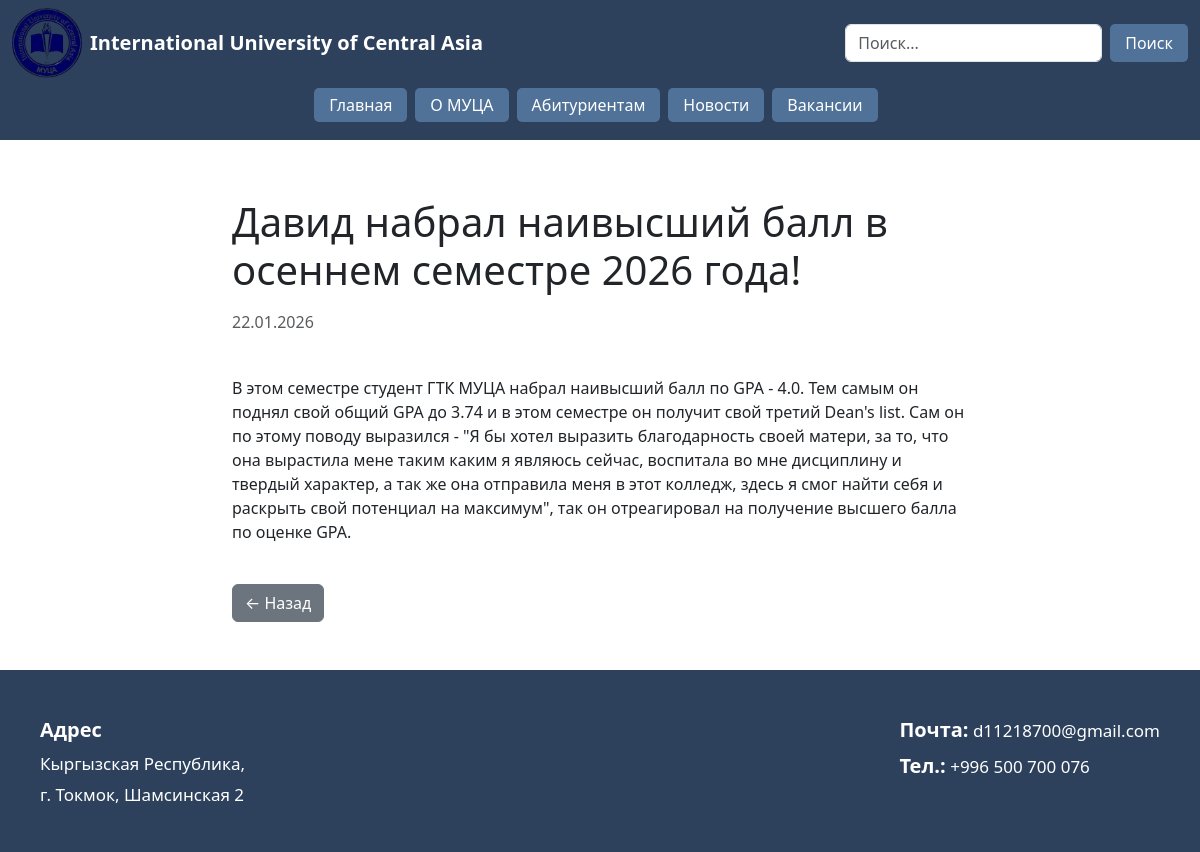
/news/3/?anchor=news-3, run on the app's committed database.
### news/models.py (models this page shows, shortened)
class News(models.Model):
    title = models.CharField("Заголовок", max_length=200)
    text = models.TextField("Текст новости")
    image = models.ImageField("Картинка", upload_to='news/', blank=True, null=True)
    is_active = models.BooleanField("Актуально", default=True)
    created_at = models.DateTimeField("Дата публикации", auto_now_add=True)
    class Meta:
        ordering = ['-created_at']  # новые сверху

### news/views.py (the view)
# urls.py: path('<int:pk>/', news_detail, name='news_detail'),
def news_detail(request, pk):
    news = get_object_or_404(News, pk=pk)
    referer = request.META.get('HTTP_REFERER', '/news/')  # если нет реферера, идем на /news/
    anchor = request.GET.get('anchor')
    if anchor:
        back_url = f"{referer}#{anchor}"
    else:
        back_url = referer
    return render(request, 'news/news_detail.html', {
        'news': news,
        'back_url': back_url
    })

### news/templates/news/news_detail.html (shortened to what this page needs)
{% extends 'main/layout.html' %}
{% load static %}
{% block content %}
<div class="container my-5">
    <div class="row justify-content-center">
        <div class="col-lg-8">
            <h1 class="mb-3">{{ news.title }}</h1>
            <p class="text-muted">{{ news.created_at|date:"d.m.Y" }}</p>
            <div class="news-text">
                {{ news.text|linebreaks }}
            </div>
            <a href="{{ back_url }}" class="btn btn-secondary mt-4">
                ← Назад
            </a>
        </div>
    </div>
</div>
{% endblock %}

### static/css/style.css (style rules this page uses)
html { scroll-behavior: smooth; }

### main/templates/main/layout.html (style rules this page uses)
body { padding-top: 150px; }

### data on the page
News: title "Давид набрал наивысший балл в осеннем семестре 2026 года!", created_at "22.01.2026", text "В этом семестре студент ГТК МУЦА набрал наивысший балл по GPA - 4.0. Тем самым он поднял свой общий GPA до 3.74 и в этом семестре он получит свой третий Dean's list. Сам он по этому поводу выразился - \"Я бы хотел выразить благодарность своей матери, за то, что она вырастила мене таким каким я являюсь сейчас, воспитала во мне дисциплину и твердый характер, а так же она отправила меня в этот колледж, здесь я смог найти себя и раскрыть свой потенциал на максимум\", так он отреагировал на получение высшего балла по оценке GPA."
